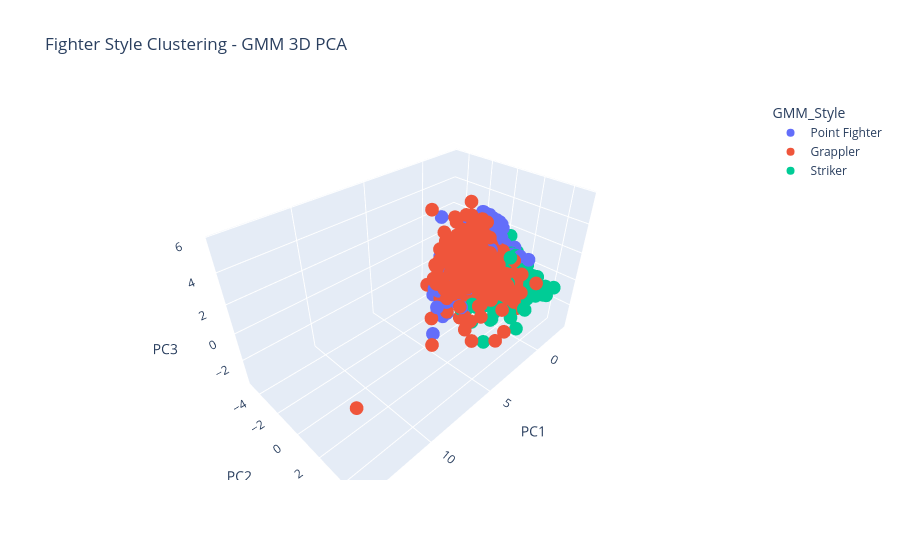

Notebook cell for this chart:
### Code cell
# ---------- Label GMM clusters ----------
gmm_summary = (
    fighter_style_stats
    .groupby("GMM_Style")[style_feature_cols]
    .mean()
)

gmm_summary_z = (
    gmm_summary - fighter_style_stats[style_feature_cols].mean()
) / fighter_style_stats[style_feature_cols].std()

grappler_score = (
    gmm_summary_z["avg_TD_landed"]
    + gmm_summary_z["avg_TD_pct"]
    + gmm_summary_z["avg_SUB_ATT"]
    + gmm_summary_z["PercWinsBySubmission"]
)

striker_score = (
    gmm_summary_z["avg_SIG_STR_landed"]
    + gmm_summary_z["avg_SIG_STR_pct"]
    + gmm_summary_z["PercWinsByKO"]
)

point_score = (
    gmm_summary_z["PercWinsByDecision"]
    + gmm_summary_z["avg_SIG_STR_pct"]
    - gmm_summary_z["PercWinsByKO"]
    - gmm_summary_z["PercWinsBySubmission"]
)

gmm_style_labels = {}

grappler_cluster = grappler_score.idxmax()
gmm_style_labels[grappler_cluster] = "Grappler"

remaining = [c for c in gmm_summary.index if c not in gmm_style_labels]

striker_cluster = striker_score.loc[remaining].idxmax()
gmm_style_labels[striker_cluster] = "Striker"

remaining = [c for c in gmm_summary.index if c not in gmm_style_labels]

point_cluster = point_score.loc[remaining].idxmax()
gmm_style_labels[point_cluster] = "Point Fighter"

print(gmm_style_labels)
display(gmm_summary)

# ---------- 3D PCA visualization for GMM ----------
pca = PCA(n_components=3, random_state=RANDOM_STATE)
pca_components = pca.fit_transform(scaled_style_features)

gmm_pca_data = pd.DataFrame(
    pca_components,
    columns=["PC1", "PC2", "PC3"]
)

gmm_pca_data["fighter"] = fighter_style_stats["fighter"].values

gmm_pca_data["GMM_Style"] = (
    fighter_style_stats["GMM_Style"]
    .map(gmm_style_labels)
    .values
)

fig = px.scatter_3d(
    gmm_pca_data,
    x="PC1",
    y="PC2",
    z="PC3",
    color="GMM_Style",
    hover_name="fighter",
    title="Fighter Style Clustering - GMM 3D PCA"
)

fig.show()

### Figure 1 — Plotly figure (JSON) as saved in the notebook; plotly's stock layout.template omitted (floating-point values rounded to 4 significant figures; data arrays with more than 128 entries replaced by an {"elided": "..."} marker saying what was removed)
{"data": [{"hovertemplate": "<b>%{hovertext}</b><br><br>GMM_Style=Point Fighter<br>PC1=%{x}<br>PC2=%{y}<br>PC3=%{z}<extra></extra>", "hovertext": {"elided": "736 str values"}, "legendgroup": "Point Fighter", "marker": {"color": "#636efa", "symbol": "circle"}, "mode": "markers", "name": "Point Fighter", "scene": "scene", "showlegend": true, "type": "scatter3d", "x": {"elided": "736 float values"}, "y": {"elided": "736 float values"}, "z": {"elided": "736 float values"}}, {"hovertemplate": "<b>%{hovertext}</b><br><br>GMM_Style=Grappler<br>PC1=%{x}<br>PC2=%{y}<br>PC3=%{z}<extra></extra>", "hovertext": {"elided": "790 str values"}, "legendgroup": "Grappler", "marker": {"color": "#EF553B", "symbol": "circle"}, "mode": "markers", "name": "Grappler", "scene": "scene", "showlegend": true, "type": "scatter3d", "x": {"elided": "790 float values"}, "y": {"elided": "790 float values"}, "z": {"elided": "790 float values"}}, {"hovertemplate": "<b>%{hovertext}</b><br><br>GMM_Style=Striker<br>PC1=%{x}<br>PC2=%{y}<br>PC3=%{z}<extra></extra>", "hovertext": {"elided": "609 str values"}, "legendgroup": "Striker", "marker": {"color": "#00cc96", "symbol": "circle"}, "mode": "markers", "name": "Striker", "scene": "scene", "showlegend": true, "type": "scatter3d", "x": {"elided": "609 float values"}, "y": {"elided": "609 float values"}, "z": {"elided": "609 float values"}}], "layout": {"legend": {"title": {"text": "GMM_Style"}, "tracegroupgap": 0}, "scene": {"domain": {"x": [0, 1], "y": [0, 1]}, "xaxis": {"title": {"text": "PC1"}}, "yaxis": {"title": {"text": "PC2"}}, "zaxis": {"title": {"text": "PC3"}}}, "title": {"text": "Fighter Style Clustering - GMM 3D PCA"}}}
